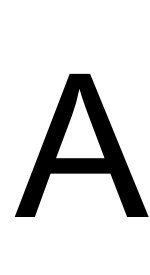
#> input picture Assignments/HW07/letterA.png, 150 x 275 px
$ python pca_letters.py
#> lines starting #> are read from the running program, lines starting #| are printed output that depends on the picture; after the words box and inside, x2 and y2 are one past the last pixel; in counts of white or black regions, pixels touching at a corner belong together
"""
This module is for homework -07 and it prepares images of the english alphabet by cropping the unnecessary images for
Principle component analysis. The program re-samples the images onto a coarser grid so that each image has 16x16 pixels.
The program also creates a 2d-array, and performs PCA on it, resulting in a PCA constructed letter from
n_comp eigen-images.
"""
import matplotlib.pyplot as plt
import matplotlib.image as mpimg
import numpy as np
from scipy.interpolate import interp2d
from sklearn.decomposition import PCA


def make_let_im(let_file, dim=16, ylo=70, yhi=220, xlo=10, xhi=200, edge_pix=150, plot_let=False):
    """

    :param let_file: file argument
    :param dim: dimension
    :param ylo: keyword argument
    :param yhi: keyword argument
    :param xlo: keyword argument
    :param xhi: keyword argument
    :param edge_pix: edge pixel
    :param plot_let: for plotting
    :return: let_im, let_im_flat for the processed image and cleaned up image
    """
#> called with let_file = 'letterA.png', dim = 16, ylo = 70, yhi = 220, xlo = 10, xhi = 200, edge_pix = 150, plot_let = False
    letter = mpimg.imread(let_file)
#> letter is the input picture: shape (275, 150, 4) float32; mean R, G, B, A 0.83, 0.83, 0.83, 0.973

    letter = letter[ylo:yhi, xlo:xhi, 0]
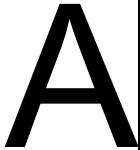
#> letter: shape (150, 140) float32; min 0, max 1, mean 0.692

    for i in range(letter.shape[1]):
        if letter[0:edge_pix, i].any() == 0:
            letter[0:edge_pix, i] = 1
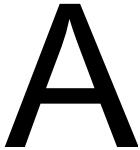
#> letter: shape (150, 140) float32; 1.43% of pixels changed, all inside (x1, y1, x2, y2) = (138, 0, 140, 150)

    plt.imshow(letter, cmap='gray')
    plt.grid('off')
    plt.show()

    x = np.arange(letter.shape[1])
#> x = 140 values from 0 to 139
    y = np.arange(letter.shape[0])
#> y = 150 values from 0 to 149

#> (the run stopped early here; a loop or call above may not have finished)
